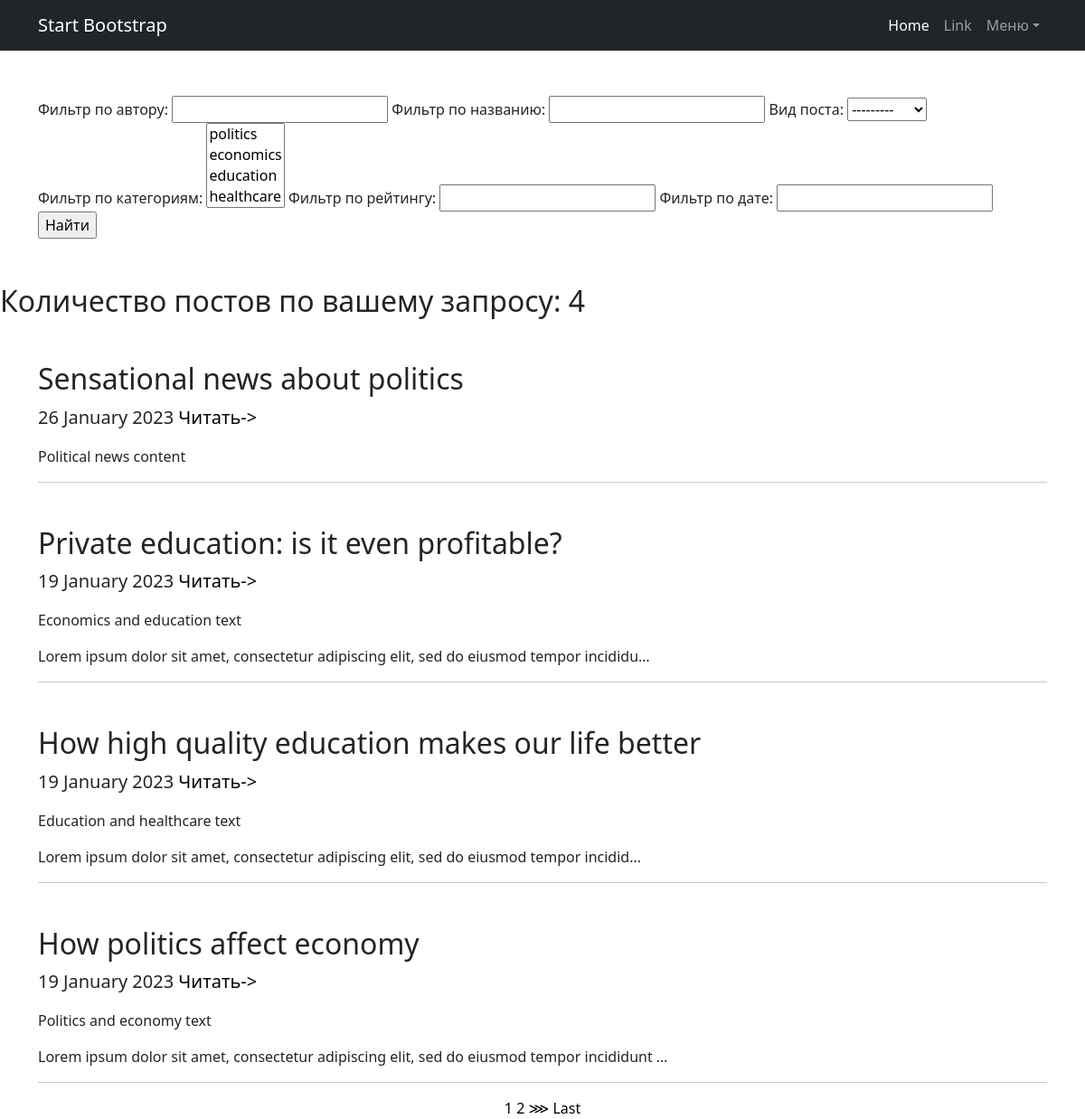
The app's page /news/search/ with its own data.
### news/models.py (models this page shows, shortened)
class Post(LikeMixin, models.Model):
    news = 'NE'
    article = 'AR'
    POST_TYPES = [
        (news, 'Новость'),
        (article, 'Статья'),
    ]
    author = models.ForeignKey(Author, on_delete=models.PROTECT, verbose_name='Автор')
    post_type = models.CharField(max_length=2, choices=POST_TYPES, default=article, verbose_name='Вид поста')
    time_create = models.DateTimeField(auto_now_add=True, verbose_name='Дата создания')
    time_update = models.DateTimeField(auto_now=True, verbose_name='Дата изменения')
    categories = models.ManyToManyField(Category, through=PostCategory)
    title = models.CharField(max_length=72, default='Defaullt title', verbose_name='Заголовок')
    content = models.CharField(max_length=2048, default='Default content', verbose_name='Контент')
    rating = models.IntegerField(default=0)

### news/views.py (the view)
# urls.py: path('news/search/', PostSearch.as_view(), name='news_search'),
class PostSearch(PostList):
    template_name = 'post_search.html'
    context_object_name = 'filter'
    def get_queryset(self):
        queryset = super().get_queryset()
        self.filterset = PostFilter(self.request.GET, queryset)
        return self.filterset.qs
    def get_context_data(self, **kwargs):
        context = super().get_context_data(**kwargs)
        context['filter'] = self.filterset
        return context

### news/models.py (called while the page is built)
    def __str__(self) -> str:
        return self.name

### news/templates/post_search.html (shortened to what this page needs)
{% extends 'default.html' %}
{% block filter %}
    <div class="container" style="margin-top:50px;margin-bottom:50px;">
        <form method="GET">
            {{ filter.form }}
            <input type="submit" value="Найти">
        </form>
    </div>
{% endblock filter %}
{% block content %}
    <h2>Количество постов по вашему запросу: {{filter.qs|length}}</h2>
    {% for post in filter.qs %}
        <div class="container">
            <div class="text-start mt-5" href=>
                <h2>{{ post.title }}</h2>
                <p class="lead">{{ post.time_create|date:'j F Y' }} <a href="#">Читать-></a></p>
                <p>{{ post.content|truncatechars:120|linebreaks }}</p>
                <hr>
            </div>
        </div>
    {% endfor %}
    {% if is_paginated %}
            <div style="text-align:center;">
            {% for num in page_obj.paginator.page_range %}
                {% if page_obj.number == num %}
                    <a>{{ num }}</a>
                {% elif num > page_obj.number|add:'-3' and num < page_obj.number|add:'3' %}
                    <a href="?page={{ num }}">{{ num }}</a>
                {% endif %}
            {% endfor %}
            {% if page_obj.has_next %}
                <a href="?page={{ page_obj.next_page_number }}">&#8921</a>
                <a href="?page={{ page_obj.paginator.num_pages }}">Last</a>
            {% endif %}
            </div>
    {% endif %}
{% endblock content %}

### news/templates/default.html (shortened to what this page needs)
<!DOCTYPE html>
<html lang="en">
    <head>
        {% load static %}
        <link href="{% static 'css/styles.css' %}" rel="stylesheet" />
    </head>
    <body>
        <nav class="navbar navbar-expand-lg navbar-dark bg-dark">
            <div class="container">
                <a class="navbar-brand" href="#">Start Bootstrap</a>
                <div class="collapse navbar-collapse" id="navbarSupportedContent">
                    <ul class="navbar-nav ms-auto mb-2 mb-lg-0">
                        <li class="nav-item"><a class="nav-link active" aria-current="page" href="#">Home</a></li>
                        <li class="nav-item"><a class="nav-link" href="#">Link</a></li>
                        <li class="nav-item dropdown">
                            <a class="nav-link dropdown-toggle" id="navbarDropdown" href="#" role="button" data-bs-toggle="dropdown" aria-expanded="false">Меню</a>
                        </li>
                    </ul>
                </div>
            </div>
        </nav>
        {% block filter %}
        {% endblock filter %}
        {% block content %}{% endblock content %}
    </body>
</html>

### records on screen
Post: title "Sensational news about politics", time_create "26 January 2023", content "Political news content"
Post: title "Private education: is it even profitable?", time_create "19 January 2023", content "Economics and education text Lorem ipsum dolor sit amet, consectetur adipiscing elit, sed do eiusmod tempor incididu…"
Post: title "How high quality education makes our life better", time_create "19 January 2023", content "Education and healthcare text Lorem ipsum dolor sit amet, consectetur adipiscing elit, sed do eiusmod tempor incidid…"
Post: title "How politics affect economy", time_create "19 January 2023", content "Politics and economy text Lorem ipsum dolor sit amet, consectetur adipiscing elit, sed do eiusmod tempor incididunt …"

### other values on screen
{{ filter.qs|length }} "4"
{{ num }} "1"
{{ num }} "2"
